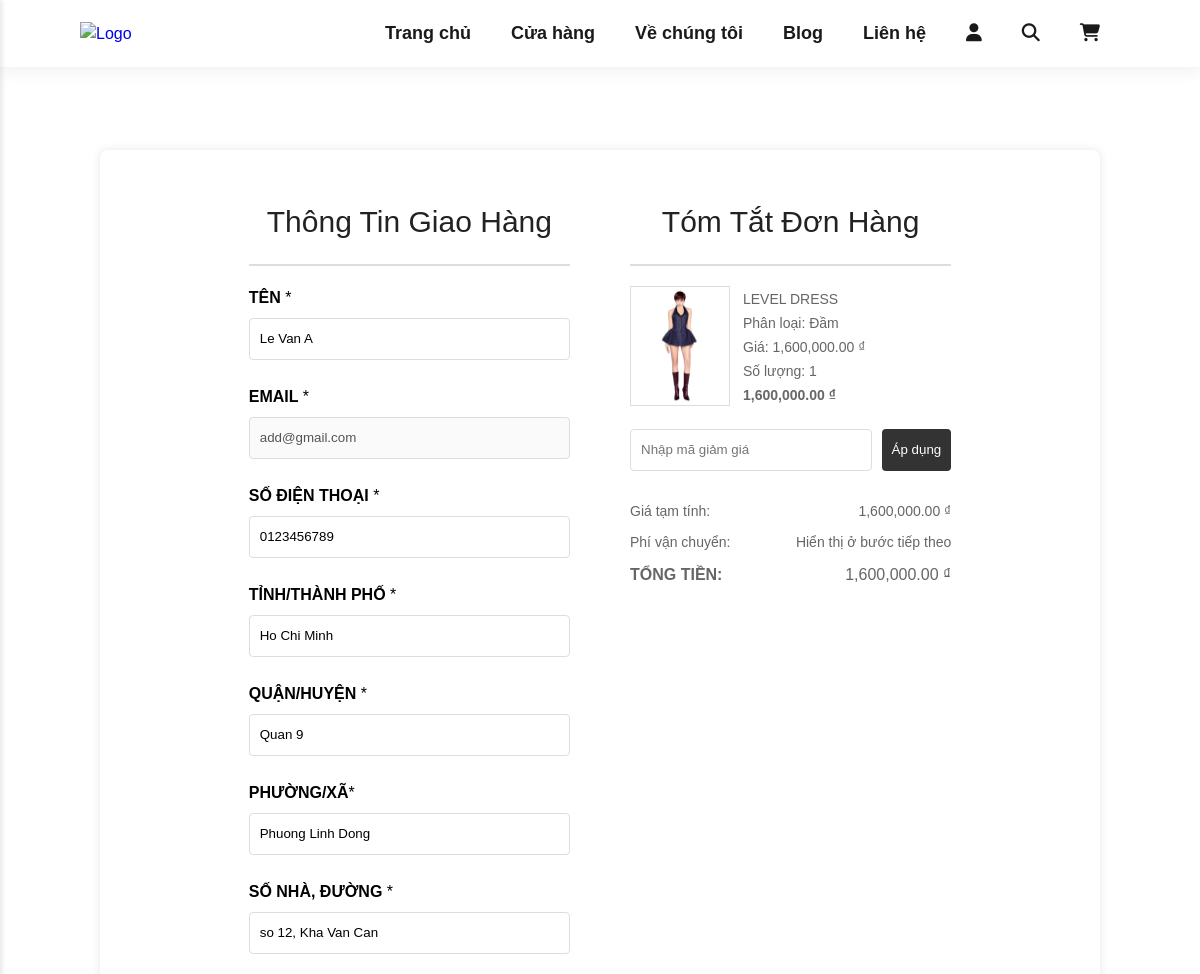
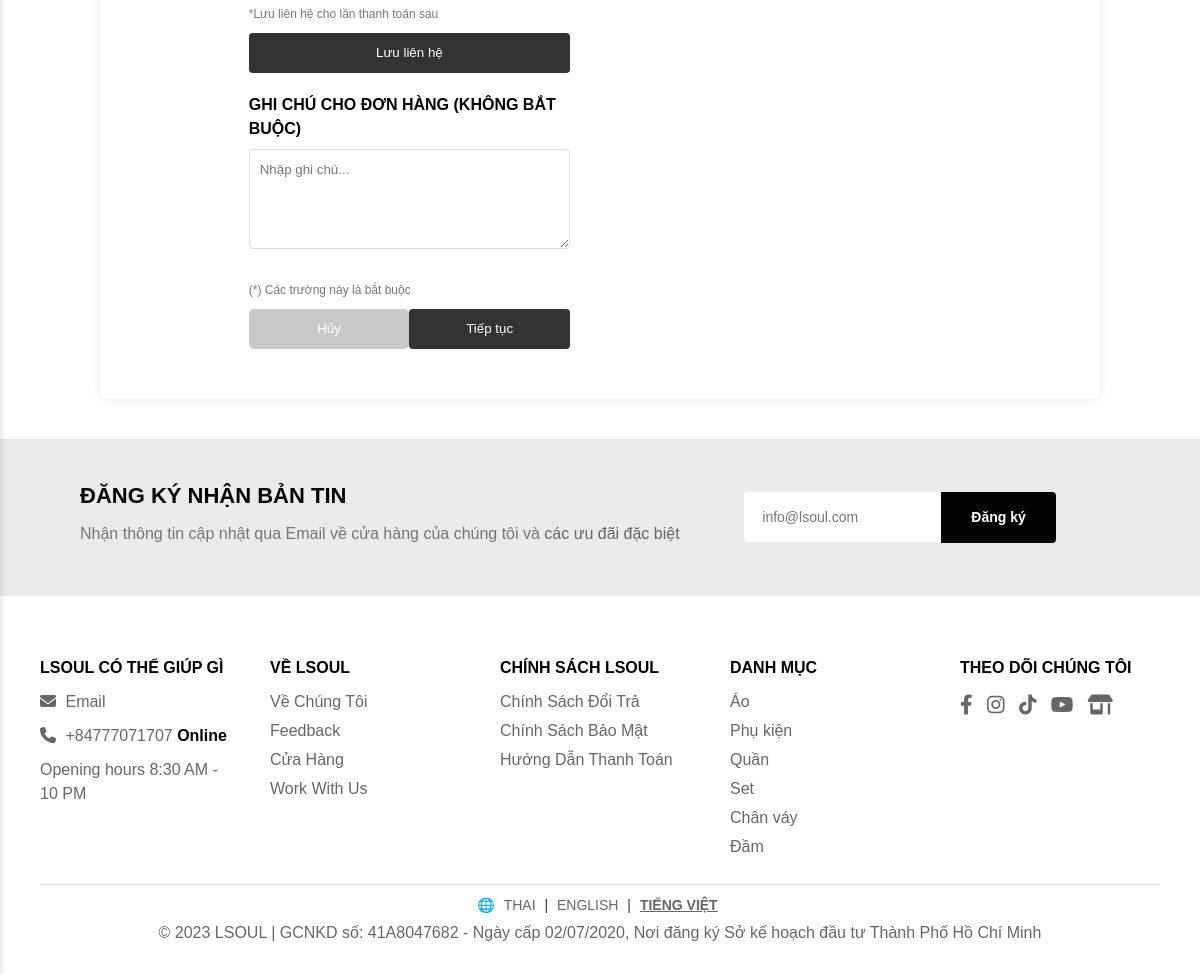
The app's page /checkout (signed in) with its own data (2 pictures, top to bottom).
### tables this page shows
CREATE TABLE `users` (
  `userId` int(11) NOT NULL,
  `userName` varchar(255) NOT NULL,
  `phone` varchar(11) NOT NULL,
  `email` varchar(255) NOT NULL,
  `password` varchar(255) NOT NULL,
  `image` varchar(255) NOT NULL,
  `city` varchar(255) NOT NULL,
  `district` varchar(255) NOT NULL,
  `ward` varchar(255) NOT NULL,
  `street` varchar(255) NOT NULL,
  `gender` varchar(5) NOT NULL,
  `birthdate` date NOT NULL,
  `isAdmin` tinyint(4) NOT NULL DEFAULT 0,
  `createdAt` date NOT NULL DEFAULT current_timestamp()
);

CREATE TABLE `carts` (
  `cartId` int(11) NOT NULL,
  `userId` int(11) NOT NULL,
  `productId` int(11) NOT NULL,
  `quantity` int(11) NOT NULL,
  `totalPrice` double NOT NULL
);

CREATE TABLE `productimages` (
  `imageId` int(11) NOT NULL,
  `productId` int(11) NOT NULL,
  `link` varchar(255) NOT NULL
);

CREATE TABLE `products` (
  `productId` int(11) NOT NULL,
  `productName` varchar(255) NOT NULL,
  `productDesc` text NOT NULL,
  `price` double NOT NULL,
  `categoryId` int(11) NOT NULL,
  `stock` int(11) NOT NULL,
  `views` int(11) NOT NULL DEFAULT 0,
  `createdAt` date NOT NULL DEFAULT current_timestamp()
);

CREATE TABLE `categories` (
  `categoryId` int(11) NOT NULL,
  `categoryName` varchar(1000) NOT NULL
);

### app/controllers/OrderController.php (called while the page is built, shortened)
<?php
require_once 'app/models/UserModel.php';
require_once 'app/models/CartModel.php';
class OrderController
{
    private $userModel;
    private $cartModel;
    public function __construct()
    {
        $this->userModel = new UserModel();
        $this->cartModel = new CartModel();
    }
    public function checkout()
    {
        $userId = $_SESSION['userId'];
        $user = $this->userModel->getUserById($userId);
        $carts = $this->cartModel->getUserCarts($userId);
        $orderTotal = 0;
        foreach ($carts as $cart) {
            $orderTotal += $cart['totalPrice'];
        }
        require_once 'app/views/layout.php';
    }
}
?>

### app/models/UserModel.php (called while the page is built, shortened)
<?php
require_once 'app/config/DatabaseConnection.php';
class UserModel
{
    private $conn;
    public function __construct()
    {
        $db = new DatabaseConnection();
        $this->conn = $db->getConnection();
    }
    public function getUserById($userId)
    {
        $stmt = $this->conn->prepare("SELECT * FROM users WHERE userId = :userId");
        $stmt->bindParam(':userId', $userId, PDO::PARAM_INT);
        $stmt->execute();
        $result = $stmt->fetch(PDO::FETCH_ASSOC);
        return $result;
    }
}
?>

### app/config/DatabaseConnection.php (called while the page is built, shortened)
<?php
class DatabaseConnection
{
    private $host;
    private $db_name;
    private $username;
    private $password;
    public function __construct()
    {
        $this->host = HOST;
        $this->db_name = DB_NAME;
        $this->username = USERNAME;
        $this->password = PASSWORD;
    }
    public function getConnection()
    {
        $this->conn = null;
        try {
            $this->conn = new PDO("mysql:host=" . $this->host . ";dbname=" . $this->db_name, $this->username, $this->password);
            $this->conn->setAttribute(PDO::ATTR_ERRMODE, PDO::ERRMODE_EXCEPTION);
        } catch (PDOException $e) {
            echo "Connection error: " . $e->getMessage();
        }
        return $this->conn;
    }
}
?>

### app/models/CartModel.php (called while the page is built, shortened)
<?php
require_once 'app/config/DatabaseConnection.php';
require_once 'app/models/ProductImageModel.php';
class CartModel
{
    private $conn;
    public function __construct()
    {
        $db = new DatabaseConnection();
        $this->conn = $db->getConnection();
    }
    public function getUserCarts($userId)
    {
        $stmt = $this->conn->prepare("SELECT * FROM carts
                                    INNER JOIN products on carts.productId = products.productId
                                    INNER JOIN categories on categories.categoryId = products.categoryId
                                    WHERE userId = :userId ORDER BY cartId DESC ");
        $stmt->bindParam("userId", $userId, PDO::PARAM_INT);
        $stmt->execute();
        $carts = $stmt->fetchAll(PDO::FETCH_ASSOC);
        $productImageModel = new ProductImageModel();
        foreach ($carts as $key => $cart) {
            $carts[$key]['images'] = $productImageModel->getAllProductImageByProductId($cart['productId']);
        }
        return $carts;
    }
}
?>

### app/models/ProductImageModel.php (called while the page is built, shortened)
<?php
require_once 'app/config/DatabaseConnection.php';
class ProductImageModel
{
    private $conn;
    public function __construct()
    {
        $db = new DatabaseConnection();
        $this->conn = $db->getConnection();
    }
    public function getAllProductImageByProductId($productId)
    {
        $stmt = $this->conn->prepare("SELECT * FROM productImages WHERE productId = :productId");
        $stmt->bindParam(':productId', $productId, PDO::PARAM_INT);
        $stmt->execute();
        $result = $stmt->fetchAll(PDO::FETCH_ASSOC);
        return $result;
    }
}
?>

### app/utils/format.php (called while the page is built, shortened)
<?php
function formatCurrencyVND($amount)
{
    return number_format($amount, 2, ".", ",") . ' ₫';
}
?>

### app/models/CategoryModel.php (called while the page is built, shortened)
<?php
require_once 'app/config/DatabaseConnection.php';
class CategoryModel
{
    private $conn;
    public function __construct()
    {
        $db = new DatabaseConnection();
        $this->conn = $db->getConnection();
    }
    public function getAllCategories()
    {
        $stmt = $this->conn->prepare("SELECT * FROM categories ORDER BY categoryId DESC");
        $stmt->execute();
        $result = $stmt->fetchAll(PDO::FETCH_ASSOC);
        return $result;
    }
}
?>

### app/views/user/orders/checkout.php (the view, shortened to what this page needs)
<main class="checkout-page">
    <div class="checkout-container">
        <div class="delivery-details">
            <h2>Thông Tin Giao Hàng</h2>
            <form method="POST" action="checkout-delivery">
                <label for="userName">TÊN <span>*</span></label>
                <input type="text" id="userName" name="userName" placeholder="Nhập tên"
                    value="<?php echo $user['userName'] ?>" required>
                <label for="email">EMAIL <span>*</span></label>
                <input type="email" id="email" name="email" placeholder="Nhập email"
                    value="<?php echo $user['email'] ?>" disabled>
                <label for="phone">SỐ ĐIỆN THOẠI <span>*</span></label>
                <input type="tel" id="phone" name="phone" placeholder="Nhập số điện thoại"
                    value="<?php echo $user['phone'] ?>" required>
                <label for="city">TỈNH/THÀNH PHỐ <span>*</span></label>
                <input type="text" id="city" name="city" placeholder="Nhập tỉnh/thành phố của bạn"
                    value="<?php echo $user['city'] ?>" required>
                <label for="district">QUẬN/HUYỆN <span>*</span></label>
                <input type="text" id="district" name="district" placeholder="Nhập quận/huyện của bạn"
                    value="<?php echo $user['district'] ?>" required>
                <label for="ward">PHƯỜNG/XÃ<span>*</span></label>
                <input type="text" id="ward" name="ward" placeholder="Nhập phường/xã của bạn"
                    value="<?php echo $user['ward'] ?>" required>
                <label for="street">SỐ NHÀ, ĐƯỜNG <span>*</span></label>
                <input type="text" id="street" name="street" placeholder="Nhập số nhà, tên đường của bạn"
                    value="<?php echo $user['street'] ?>" required>
                <p class="mandatory-note">*Lưu liên hệ cho lần thanh toán sau</p>
                <button id="save-contact-button">Lưu liên hệ </button>
                <label for="note">GHI CHÚ CHO ĐƠN HÀNG (KHÔNG BẮT BUỘC)</label>
                <textarea id="note" name="note" placeholder="Nhập ghi chú..."></textarea>
                <p class="mandatory-note">(*) Các trường này là bắt buộc</p>
                <div class="buttons">
                    <button type="button" class="cancel-button" id="btn-cancel">Hủy</button>
                    <button type="submit" class="continue-button">Tiếp tục</button>
                </div>
            </form>
        </div>
        <div class="order-summary">
            <h2>Tóm Tắt Đơn Hàng</h2>
            <?php foreach ($carts as $cart): ?>
                <div class="product-item">
                    <img src="<?php echo $cart['images'][0]['link']; ?>" alt="Sản phẩm" class="product-image">
                    <div class="product-details">
                        <p><strong><?php echo $cart['productName']; ?></strong></p>
                        <p>Phân loại: <?php echo $cart['categoryName']; ?></p>
                        <p>Giá: <?php echo formatCurrencyVND($cart['price']); ?></p>
                        <p>Số lượng: <?php echo $cart['quantity']; ?></p>
                        <p class="product-price"><?php echo formatCurrencyVND($cart['totalPrice']); ?></p>
                    </div>
                </div>
            <?php endforeach; ?>
            <div class="discount-code">
                <input type="text" placeholder="Nhập mã giảm giá">
                <button type="button">Áp dụng</button>
            </div>
            <div class="pricing">
                <p>Giá tạm tính: <span><?php echo formatCurrencyVND($orderTotal); ?></span></p>
                <p>Phí vận chuyển: <span>Hiển thị ở bước tiếp theo</span></p>
                <p class="total">TỔNG TIỀN: <strong><?php echo formatCurrencyVND($orderTotal); ?></strong></p>
            </div>
        </div>
    </div>
</main>

### app/views/common/footer.php (shortened to what this page needs)
<?php
require_once 'app/models/CategoryModel.php';
$categoryModel = new CategoryModel();
$categories = $categoryModel->getAllCategories();
?>
<section id="newsletter" class="section-p1 section-m1">
    <div class="newstext">
        <h4> ĐĂNG KÝ NHẬN BẢN TIN</h4>
        <p> Nhận thông tin cập nhật qua Email về cửa hàng của chúng tôi và <span> các ưu đãi đặc biệt </span>
        </p>
    </div>
    <div class="form">
        <input type="text" placeholder="info@lsoul.com">
        <button class="normal"> Đăng ký </button>
    </div>
</section>
<footer>
    <div class="footer-container">
        <div class="footer-section">
            <h4>LSOUL CÓ THỂ GIÚP GÌ</h4>
            <p><a href="mailto:your-email@example.com"><i class="fa-solid fa-envelope"></i> Email</a></p>
            <p><i class="fa-solid fa-phone"></i> +84777071707 <span class="online">Online</span></p>
            <p>Opening hours 8:30 AM - 10 PM</p>
        </div>
        <div class="footer-section">
            <h4>VỀ LSOUL</h4>
            <ul>
                <li><a href="<?php echo BASE_PATH . '/about' ?>">Về Chúng Tôi</a></li>
                <li><a href="<?php echo BASE_PATH . '/#feedback' ?>">Feedback</a></li>
                <li><a href="<?php echo BASE_PATH . '/shop' ?>">Cửa Hàng</a></li>
                <li><a href="<?php echo BASE_PATH . '/contact' ?>">Work With Us</a></li>
            </ul>
        </div>
        <div class="footer-section">
            <h4>CHÍNH SÁCH LSOUL</h4>
            <ul>
                <li><a href="<?php echo BASE_PATH . '/policy' ?>">Chính Sách Đổi Trả</a></li>
                <li><a href="<?php echo BASE_PATH . '/policy' ?>">Chính Sách Bảo Mật</a></li>
                <li><a href="<?php echo BASE_PATH . '/policy' ?>">Hướng Dẫn Thanh Toán</a></li>
            </ul>
        </div>
        <div class="footer-section">
            <h4>DANH MỤC</h4>
            <ul>
                <?php foreach ($categories as $category): ?>
                    <li><a
                            href="shop?categoryId=<?php echo $category['categoryId']; ?>"><?php echo $category['categoryName']; ?></a>
                    </li>
                <?php endforeach; ?>
            </ul>
        </div>
        <div class="footer-section">
            <h4>THEO DÕI CHÚNG TÔI</h4>
            <div class="social-icons">
                <a href="https://www.facebook.com/lsoul.officiel"><i class="fa-brands fa-facebook-f"></i></a>
                <a href="https://www.instagram.com/lsoul.officiel/"><i class="fa-brands fa-instagram"></i></a>
                <a href="https://www.tiktok.com/@lsoul.officiel?_t=8qumpMMgNyg&_r=1"><i
                        class="fa-brands fa-tiktok"></i></a>
                <a href="https://www.youtube.com/@lsoulofficial"><i class="fa-brands fa-youtube"></i></a>
                <a href="https://shopee.vn/lsoul.vn"><i class="fa-solid fa-shop"></i></a>
            </div>
        </div>
    </div>
    <div class="footer-bottom">
        <div class="language-switch">
            🌐 <a href="#">THAI</a> | <a href="#">ENGLISH</a> | <a href="#" class="active">TIẾNG VIỆT</a>
        </div>
        <p style="text-align: center;">© 2023 LSOUL | GCNKD số: 41A8047682 - Ngày cấp 02/07/2020, Nơi đăng ký Sở kế
            hoạch đầu tư Thành Phố Hồ Chí
            Minh</p>
    </div>
</footer>

### records on screen
users: userName "Le Van A", email "add@gmail.com", phone "0123456789", city "Ho Chi Minh", district "Quan 9", ward "Phuong Linh Dong", street "so 12, Kha Van Can"
carts: productimages.link (picture), productId.productName "LEVEL DRESS", categories.categoryName "Đầm", productId.price "1,600,000.00 ₫", quantity "1", totalPrice "1,600,000.00 ₫"
categories: categoryName "Áo"
categories: categoryName "Phụ kiện"
categories: categoryName "Quần"
categories: categoryName "Set"
categories: categoryName "Chân váy"
categories: categoryName "Đầm"
